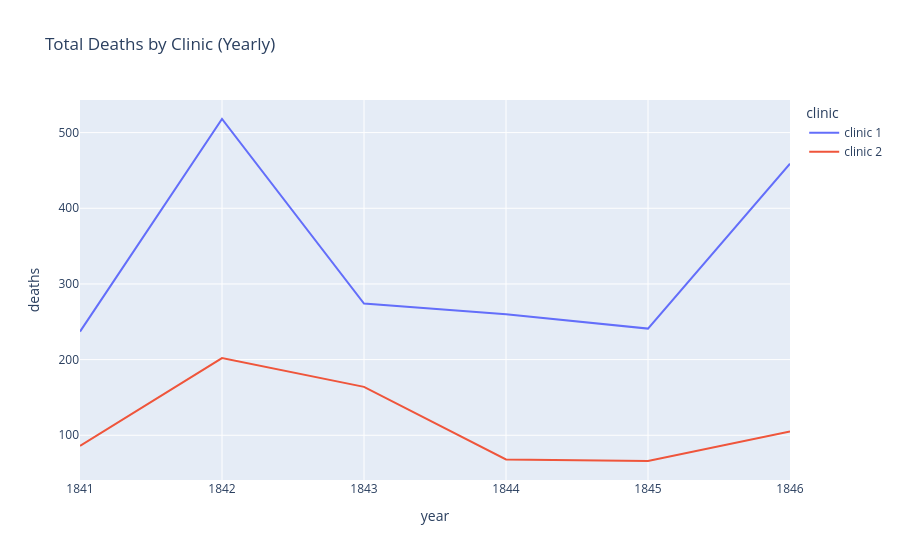

Source (notebook cell):
### Code cell
line = px.line(data_year, x = 'year', y = 'deaths', color = 'clinic', title = 'Total Deaths by Clinic (Yearly)')
line.show()

### Figure 1 — Plotly figure (JSON) as saved in the notebook; plotly's stock layout.template omitted (floating-point values rounded to 4 significant figures)
{"data": [{"hovertemplate": "clinic=clinic 1<br>year=%{x}<br>deaths=%{y}<extra></extra>", "legendgroup": "clinic 1", "line": {"color": "#636efa", "dash": "solid"}, "marker": {"symbol": "circle"}, "mode": "lines", "name": "clinic 1", "orientation": "v", "showlegend": true, "type": "scatter", "x": [1841, 1842, 1843, 1844, 1845, 1846], "xaxis": "x", "y": [237, 518, 274, 260, 241, 459], "yaxis": "y"}, {"hovertemplate": "clinic=clinic 2<br>year=%{x}<br>deaths=%{y}<extra></extra>", "legendgroup": "clinic 2", "line": {"color": "#EF553B", "dash": "solid"}, "marker": {"symbol": "circle"}, "mode": "lines", "name": "clinic 2", "orientation": "v", "showlegend": true, "type": "scatter", "x": [1841, 1842, 1843, 1844, 1845, 1846], "xaxis": "x", "y": [86, 202, 164, 68, 66, 105], "yaxis": "y"}], "layout": {"legend": {"title": {"text": "clinic"}, "tracegroupgap": 0}, "title": {"text": "Total Deaths by Clinic (Yearly)"}, "xaxis": {"anchor": "y", "domain": [0, 1], "title": {"text": "year"}}, "yaxis": {"anchor": "x", "domain": [0, 1], "title": {"text": "deaths"}}}}
